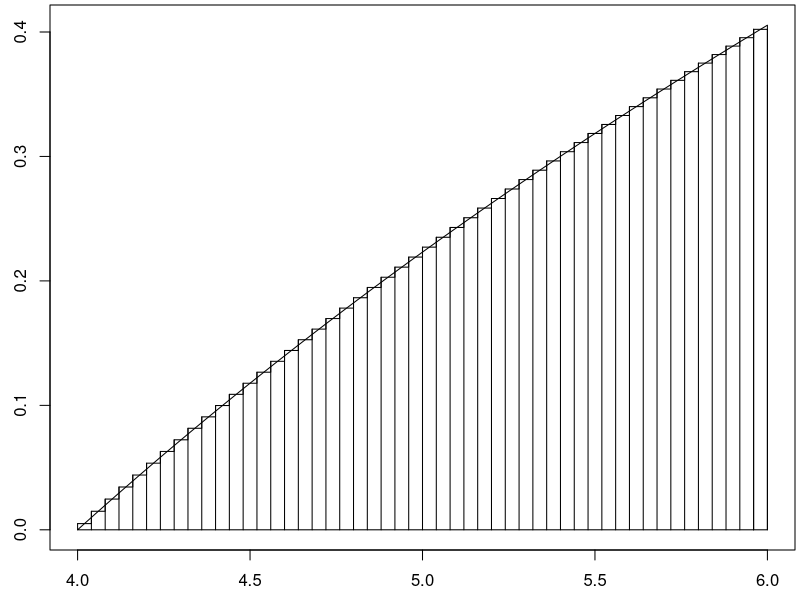

The R source for this figure:
draw_rug <- function(f,a,b,num_points=100){
  x <- c(a,seq(a,b,(b-a)/num_points),b,a)
  y <- c(0,f(seq(a,b,(b-a)/num_points)),0,0)
  par(mar=c(2.5,2.5,0.25,0.25))
  plot(x,y,type = "l")
  polygon(x,y,col="gray")
}

#Draws rectangles over the top of a given function.
#The midpoint of top of each rectangle passes through the function. 
#  f - a function f(x)
#  a - left end of graph
#  b - right end of graph
#  num_rectangles - how many rectangles to plot.
#  method - One of "left", "right", or "mid".  Defaults to mid.
draw_rect_approx <- function(f,a,b,num_rectangles, method = "mid"){
  n <- num_rectangles
  dx <- (b-a)/n
  x <- c(a,seq(a,b,dx/100),b,a)
  y <- c(0,f(seq(a,b,dx/100)),0,0)
  par(mar=c(2.5,2.5,0.25,0.25))
  plot(x,y,type = "l")
  
  if(method == "left"){
    xi <- seq(a+0*dx/2,b-dx/2,dx)
    lines(xi,f(xi),type = "h")
    lines(xi,f(xi),type = "s")
    lines(c(xi[n],xi[n]+dx),f(c(xi[n],xi[n])),type = "l")
    lines(c(xi[n],xi[n]+dx),f(c(xi[n],xi[n])),type = "h")
  }
  else if(method == "right"){
    xi <- seq(a+dx,b+dx/2,dx)
    lines(xi-dx,f(xi),type = "h")
    lines(xi-dx,f(xi),type = "s")
    lines(c(xi[n]-dx,xi[n]),f(c(xi[n],xi[n])),type = "l")
    lines(c(xi[n]-dx,xi[n]),f(c(xi[n],xi[n])),type = "h")
  } 
  else{#Use midpoint
    xi <- seq(a+dx/2,b,dx)
    lines(xi-dx/2,f(xi),type = "h")
    lines(xi-dx/2,f(xi),type = "s")
    lines(c(xi[n]-dx/2,xi[n]+dx/2),f(c(xi[n],xi[n])),type = "l")
    lines(c(xi[n]-dx/2,xi[n]+dx/2),f(c(xi[n],xi[n])),type = "h")
  }
}


f <- function(x){log(x/4)}
a <- 4
b <- 6
n <- 50
dx <- (b-a)/n
draw_rect_approx(f,a,b,n) 
